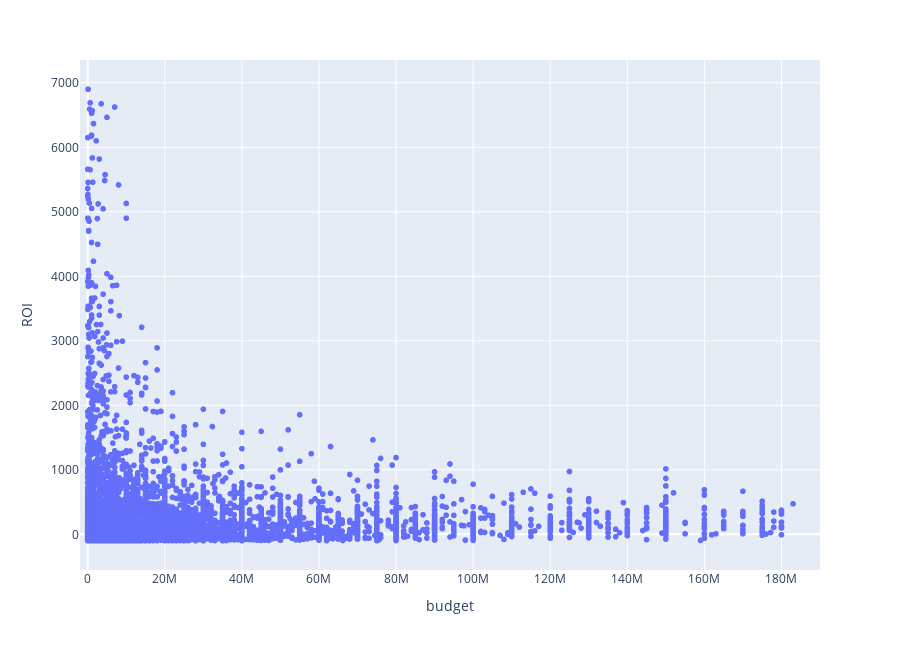

Source (notebook cell):
### Code cell
#0. Distribucion de la relacion entre el presupuesto y el beneficio

data = removeOutliers(df, 'budget', 'ROI')
fig = px.scatter(
    data[data['original_language'] == 'en'],
    x = "budget",
    y = 'ROI',
    height=650,
    width=900
)
fig.update_xaxes(range=[-2000000, 190000000], row=1, col=1)
fig.show()

### Figure 1 — Plotly figure (JSON) as saved in the notebook; plotly's stock layout.template omitted (floating-point values rounded to 4 significant figures; data arrays with more than 128 entries replaced by an {"elided": "..."} marker saying what was removed)
{"data": [{"hovertemplate": "budget=%{x}<br>ROI=%{y}<extra></extra>", "legendgroup": "", "marker": {"color": "#636efa", "symbol": "circle"}, "mode": "markers", "name": "", "showlegend": false, "x": {"elided": "6687 int values"}, "xaxis": "x", "y": {"elided": "6687 float values"}, "yaxis": "y", "type": "scattergl"}], "layout": {"xaxis": {"anchor": "y", "domain": [0.0, 1.0], "title": {"text": "budget"}, "range": [-2000000, 190000000]}, "yaxis": {"anchor": "x", "domain": [0.0, 1.0], "title": {"text": "ROI"}}, "legend": {"tracegroupgap": 0}, "margin": {"t": 60}, "height": 650, "width": 900}}
